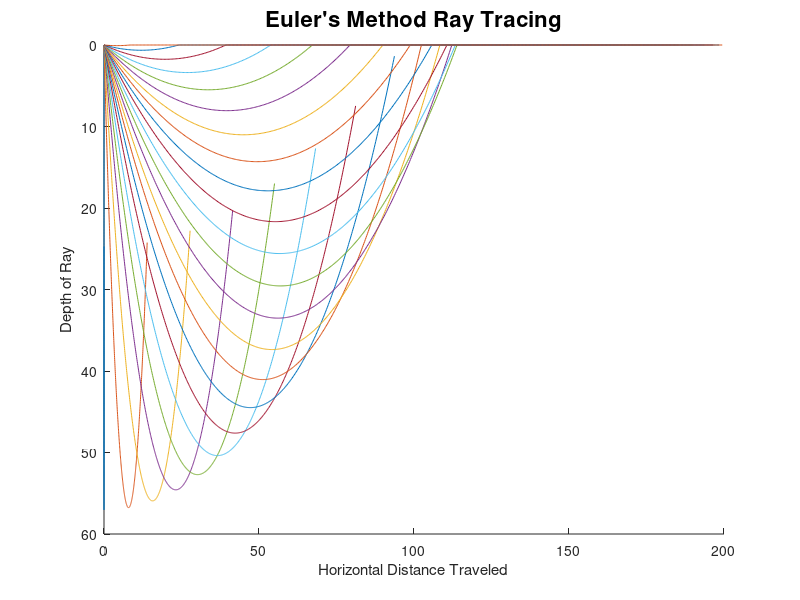
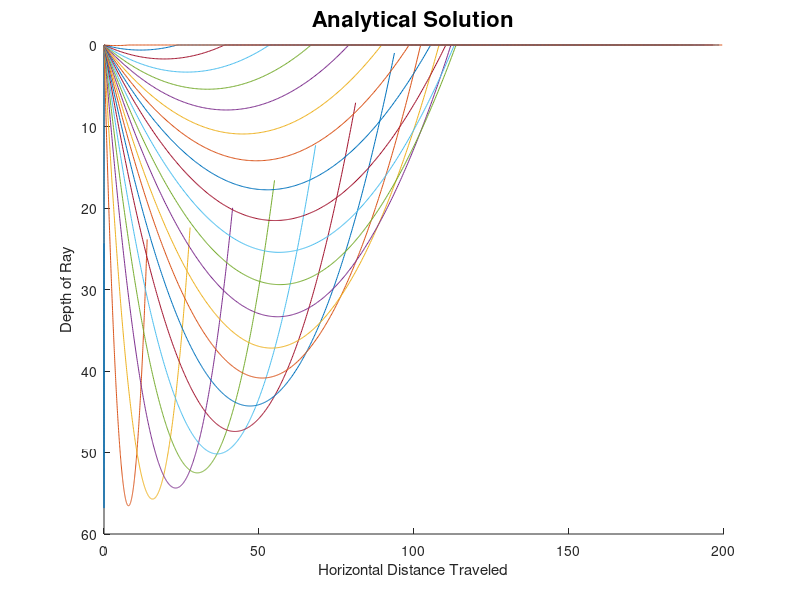
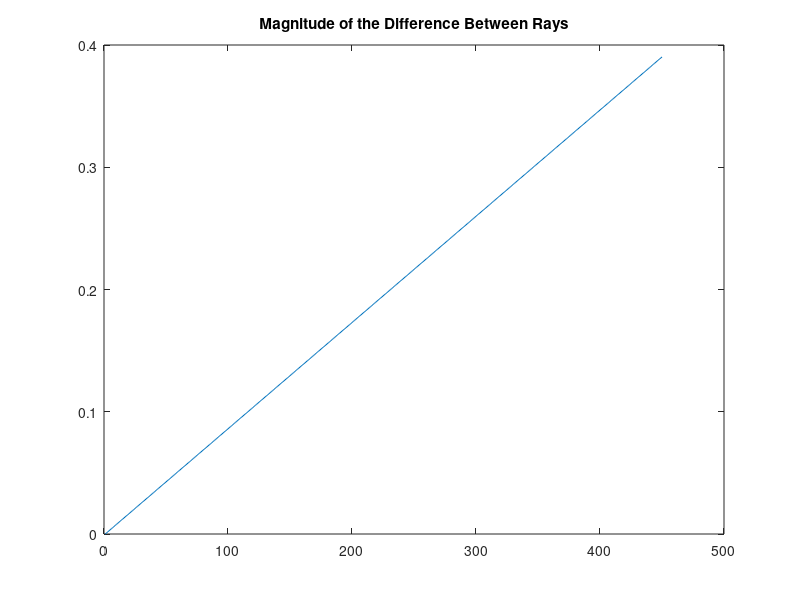

MATLAB code to generate these figures, in order:
%%%%%% Euler Method and Analytical Solution Ray Tracing %%%%%%

clear
close all

%%%%%%%% Create Velocity and Slowness Models %%%%%%%%

v0 = 0.5;
vf = 5;
dv = .01; 
nv = floor((vf - v0)/dv);

s0_2 = 1/v0^2;
sf_2 = 1/vf^2;

gradSlo2 = (sf_2 - s0_2) / nv;

% slo2 = [1:nv];
% 
% for is=1:nv
%     slo2(is) = s0_2 + is*gradSlo2; 
% end
% 
% slo = sqrt(slo2); 

nx = nv; 
nz = nv;
vals = [1:nv];

%%%%%%%% Structs for Evaluating the Difference Between Solutions %%%%%%%%
allPosVec = struct('x_Pos',vals,'z_Pos',vals);
allPltVec = struct('x_Plt',vals,'z_Plt',vals);
            
%%%%%%%% Euler's Method Implementation %%%%%%%%%

t0 = 0; 
tf = 200;
nt = nv; 
dt = (tf-t0)/nt;

xPos0 = 0; 
zPos0 = 0; 

xPos = vals;
zPos = vals;
xDir = vals;
zDir = vals;
tVec = vals;

xPos(1) = xPos0;
zPos(1) = zPos0;

a0 = 0;
af = 90;
da = 4; 
na = floor((af - a0)/da);

gVx = 0;
gVz = gradSlo2; 


hold on 
for a=1:na+1
    alpha = a0 + (a-1)*da;
    xDir0 = sind(alpha); 
    zDir0 = cosd(alpha); 
    xDir(1) = xDir0; 
    zDir(1) = zDir0; 

    for ix=1:nx-1
        xPos(ix+1) = xPos(ix) + xDir(ix)*dt;
        xDir(ix+1) = xDir(ix) + gVx*dt; 

        zPos(ix+1) = zPos(ix) + zDir(ix)*dt;
        zDir(ix+1) = zDir(ix) + gVz*dt; 

        if zPos(ix+1) < 0
            zPos(ix+1) = 0; 
        end

    end
    allPosVec(a).x_Pos = xPos; 
    allPosVec(a).z_Pos = zPos; 

    plot(xPos,zPos)

end
title('Euler''s Method Ray Tracing','fontsize',16)
ylabel('Depth of Ray')
xlabel('Horizontal Distance Traveled')
%axis([0,120,0,50])
axis ij
hold off

%%%%%%%%%%% Analytical Solution %%%%%%%%%%%%%%
 figure 

for it=1:nt               % fill tVec with times
    tVec(it) = t0 + (it-1) * dt;
end

xPlt = [1:nx];
zPlt = [1:nz];

hold on 
for a=1:na+1
    alpha = a0 + (a-1)*da;
    xDir0 = sind(alpha); 
    zDir0 = cosd(alpha); 

    for it=1:nt
        t = tVec(it);
        xPos = xPos0 + xDir0*t + gVx * t*t * 0.5;
        zPos = zPos0 + zDir0*t + gVz * t*t * 0.5;

        if zPos < 0
            zPos = 0;
        end

        xPlt(it) = xPos; 
        zPlt(it) = zPos; 
    end

    allPltVec(a).x_Plt = xPlt; 
    allPltVec(a).z_Plt = zPlt; 

    plot(xPlt,zPlt)
end

    title('Analytical Solution','fontsize',16)
    ylabel('Depth of Ray')
    xlabel('Horizontal Distance Traveled')
    %axis([0,120,0,50])
    axis ij
    %colorbar(1/slo)
    hold off

diffX = struct('difference',[1:nv]); 
diffZ = struct('difference',[1:nv]); 
magDiff = struct('magDif',[1:nv]);
for ia=1:na
    diffX(ia).difference = allPosVec(ia).x_Pos - allPltVec(ia).x_Plt; 
    diffZ(ia).difference = allPosVec(ia).z_Pos - allPltVec(ia).z_Plt; 
    magDiff(ia).magDif = sqrt((diffX(ia).difference).^2 + (diffZ(ia).difference).^2);
    end
figure 
plot(magDiff(1).magDif)
title('Magnitude of the Difference Between Rays')

